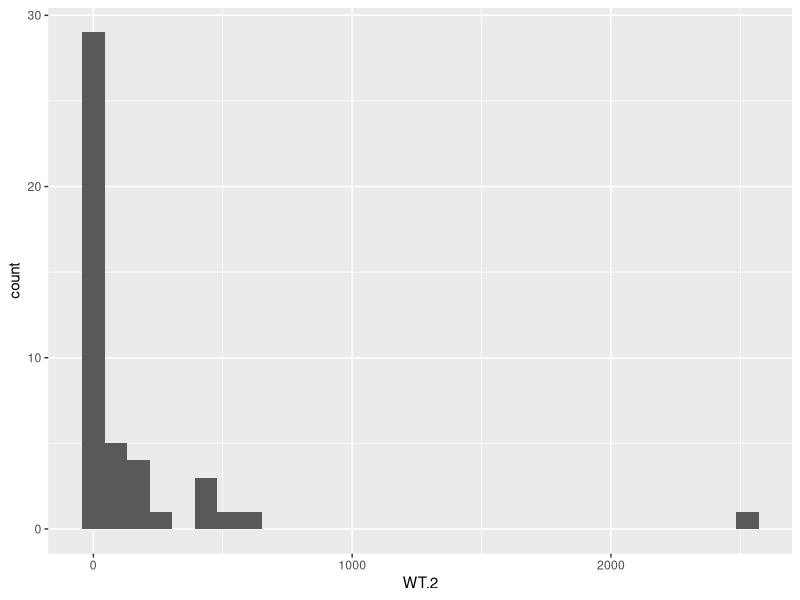
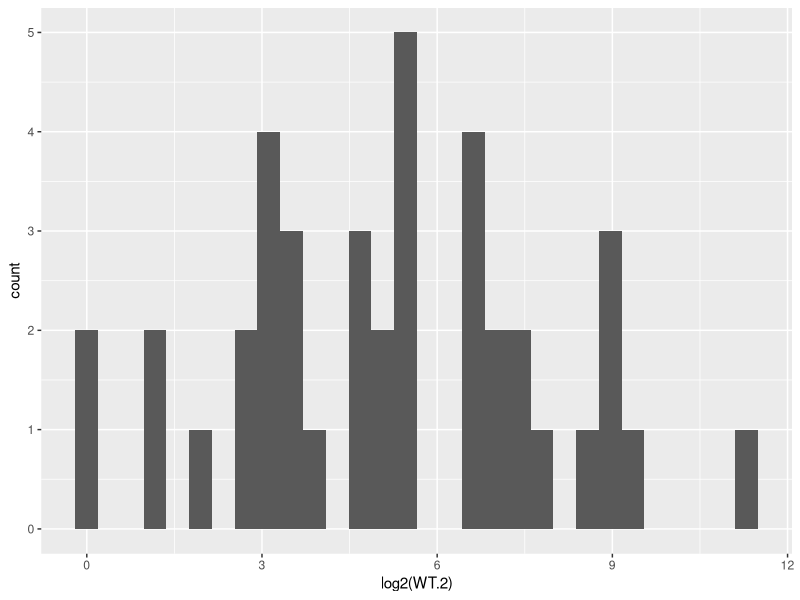
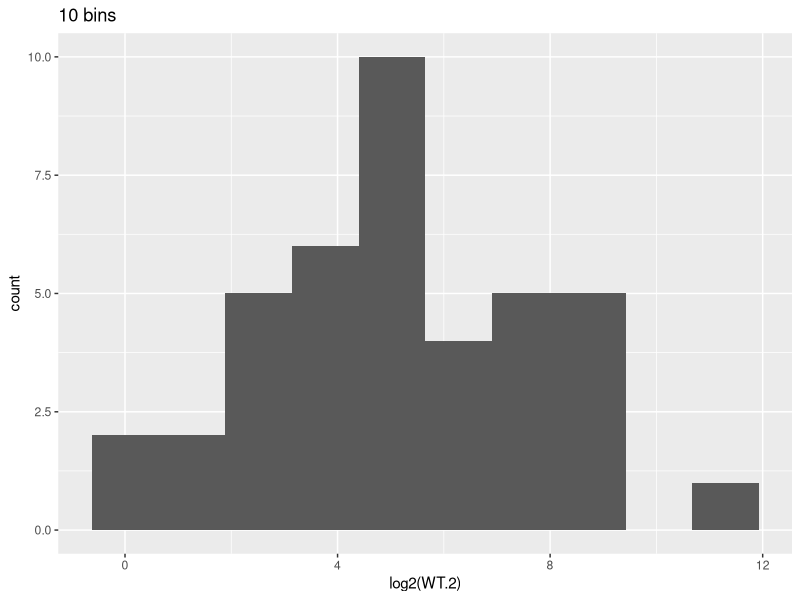
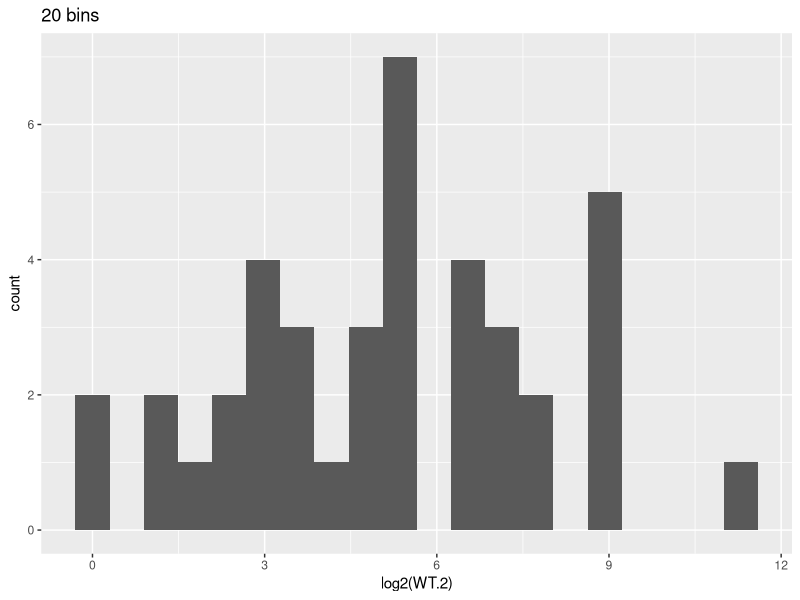
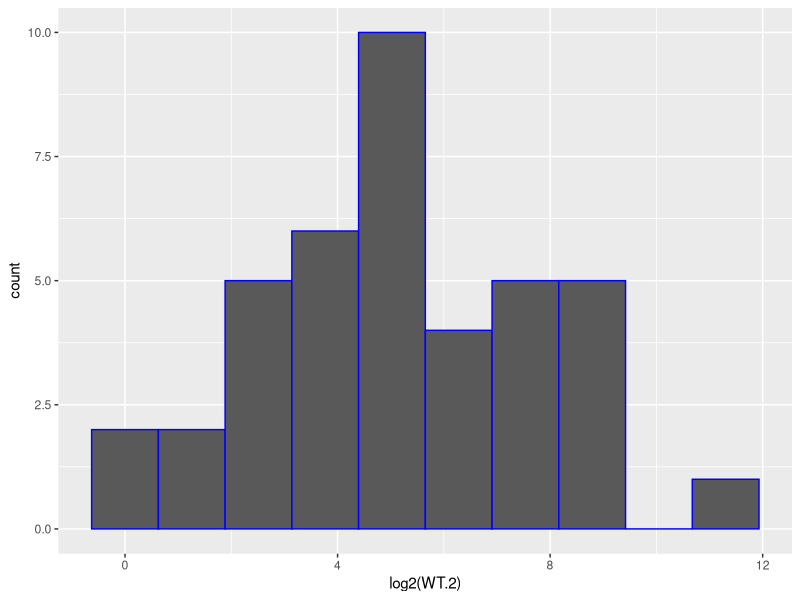
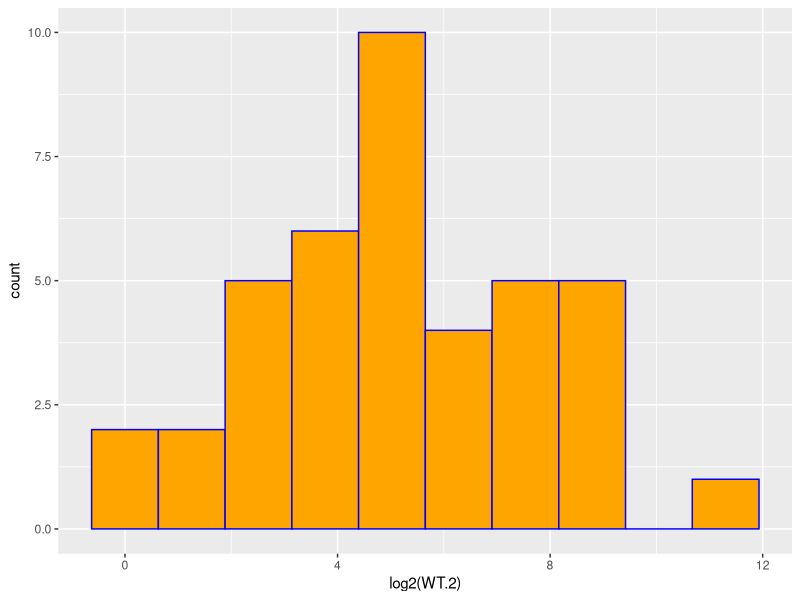
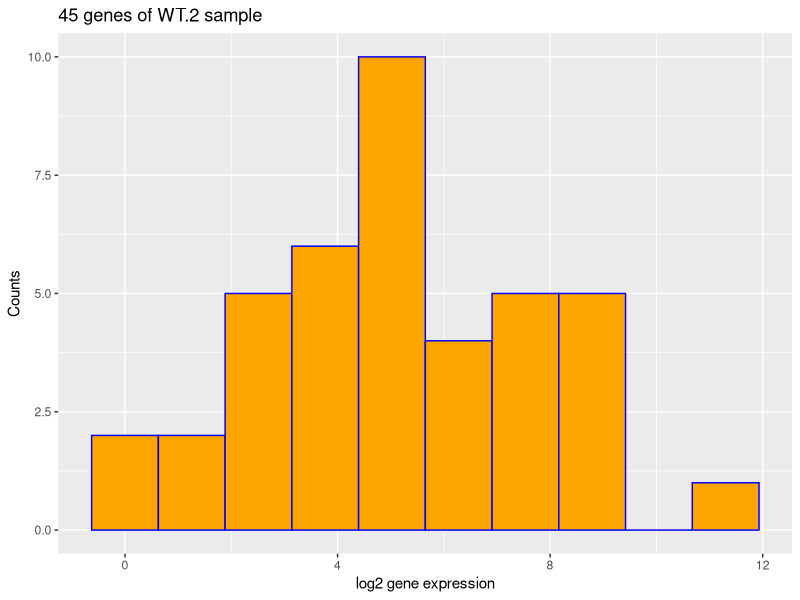
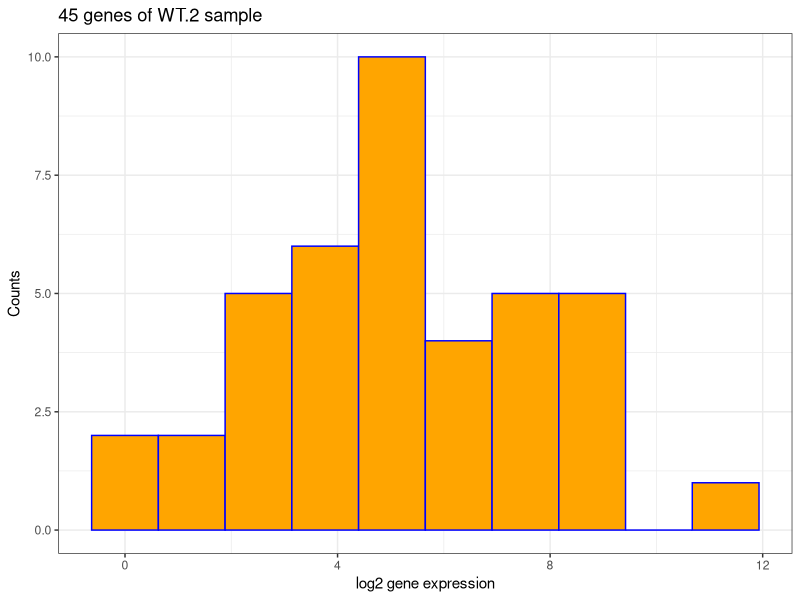

The R script that drew these images, in order:
## ---- chunk 1
# install.packages("dplyr") # you only need to install it once
# install.packages("tidyr") # you only need to install it once
## ---- chunk 2
my_pkgs <- as.data.frame(installed.packages()[, c(1, 3:4)])
head(my_pkgs)
## ---- chunk 3
nrow(my_pkgs) # the number can be different
## ---- chunk 4
# extract by rownames
my_pkgs[c("ggplot2", "tidyr", "dplyr"), ]

## or
# extract by filtering the names in the "Package" column
my_pkgs[my_pkgs$Package %in% c("ggplot2", "tidyr", "dplyr"), ]
## ---- chunk 5
library(readr)
counts <- read_csv("../exos_data/read-counts.csv") # replace the path by the yours
dim(counts)
## ---- chunk 6
library(ggplot2)
ggplot(data = counts, aes(x = WT.2)) +
  geom_histogram()
## ---- chunk 7
ggplot(data = counts, aes(x = log2(WT.2))) +
  geom_histogram()
## ---- chunk 8
ggplot(data = counts, aes(x = log2(WT.2))) +
  geom_histogram(bins = 10) +
  labs(title = "10 bins")

ggplot(data = counts, aes(x = log2(WT.2))) +
  geom_histogram(bins = 20) +
  labs(title = "20 bins")
## ---- chunk 9
ggplot(data = counts, aes(x = log2(WT.2))) +
  geom_histogram(bins = 10, color = "blue")
## ---- chunk 10
ggplot(data = counts, aes(x = log2(WT.2))) +
  geom_histogram(bins = 10, color = "blue", fill = "orange")
## ---- chunk 11
ggplot(data = counts, aes(x = log2(WT.2))) +
  geom_histogram(bins = 10, color = "blue", fill = "orange") +
  labs(
    x = "log2 gene expression",
    y = "Counts",
    title = paste0(nrow(counts), " genes of WT.2 sample")
  )
## ---- chunk 12
ggplot(data = counts, aes(x = log2(WT.2))) +
  geom_histogram(bins = 10, color = "blue", fill = "orange") +
  labs(
    x = "log2 gene expression",
    y = "Counts",
    title = paste0(nrow(counts), " genes of WT.2 sample")
  ) +
  theme_bw()
## ---- chunk 13
gg_df <- data.frame(
  expr_value = c(
    unlist(counts[counts$Feature == "LOH1", paste0("WT.", 1:10)]),
    unlist(counts[counts$Feature == "LOH1", paste0("SET1.", 1:10)])
  ),
  gp = rep(c("WT", "SET1"), each = 10)
)
gg_df
## ---- chunk 14
p_base <- ggplot(gg_df, aes(x = gp, y = expr_value)) +
  geom_boxplot()

p_base
## ---- chunk 15
p_base <- p_base + labs(
  x = NULL,
  y = "Expression Level",
  title = "Expression of LOH1 in SET1 and WT samples",
  subtitle = "log2FoldChange = 2.85"
)
p_base
## ---- chunk 16
p_base <- p_base +
  geom_point(
    aes(color = gp),
    alpha = 0.5
  )
p_base
## ---- chunk 17
p_base <- p_base + theme_minimal()
p_base
## ---- chunk 18
p_base <- p_base + theme(
  plot.title = element_text(hjust = 0.5), # center plot title
  legend.position = "none"
)
p_base
